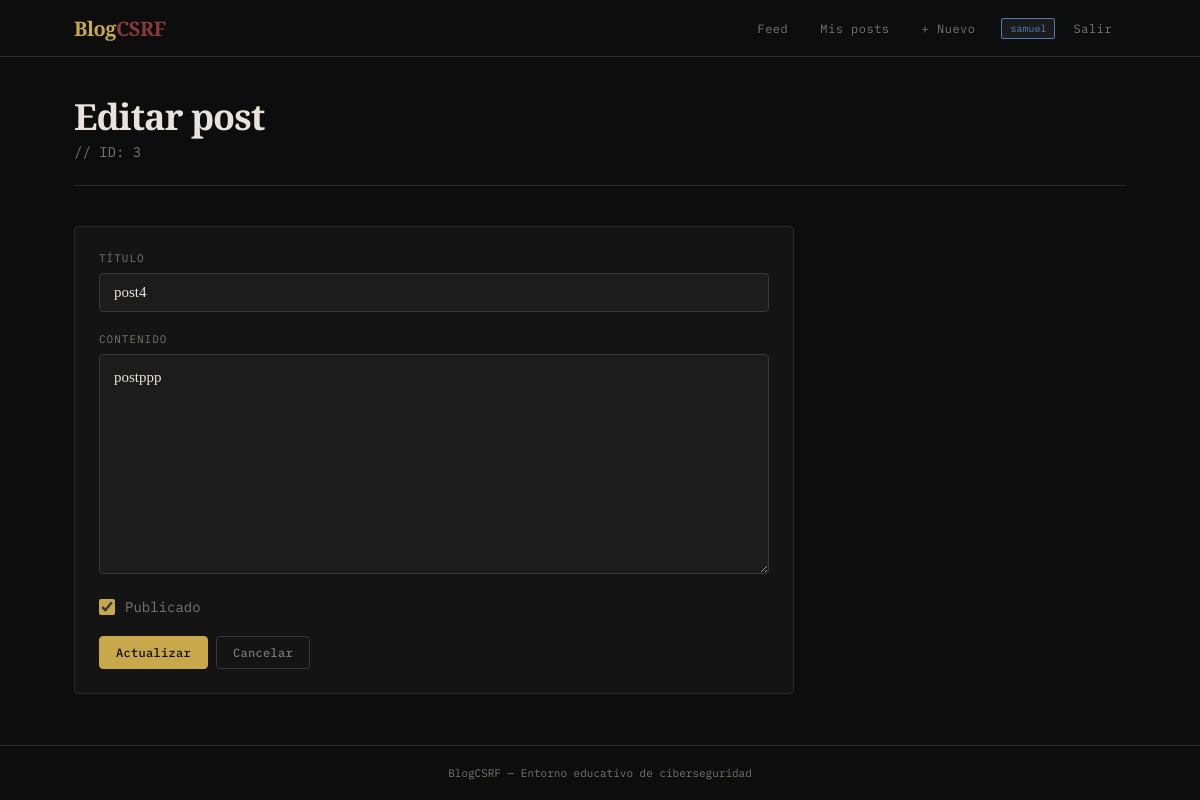
Screenshot of /post/edit/3 (signed in) with the database file from the repository.
### tables this page shows
CREATE TABLE posts (
    id         INTEGER PRIMARY KEY AUTOINCREMENT,
    title      TEXT    NOT NULL,
    body       TEXT    NOT NULL,
    author_id  INTEGER NOT NULL REFERENCES users(id) ON DELETE CASCADE,
    published  INTEGER NOT NULL DEFAULT 0,
    created_at TEXT    NOT NULL DEFAULT (datetime('now')),
    updated_at TEXT    NOT NULL DEFAULT (datetime('now'))
);

### blueprints/posts.py (the view, shortened to what this page needs)
@posts_bp.route("/post/edit/<int:post_id>", methods=["GET", "POST"])
@require_role("writer")
def edit_post(post_id):
    db = get_db()
    post = db.execute("SELECT * FROM posts WHERE id=?", (post_id,)).fetchone()
    if not post:
        abort(404)
    if post["author_id"] != session["user_id"]:
        abort(403)
    return render_template("posts/edit.html", post=post)

### app.py (called while the page is built)
def _now_ts():
    t = datetime.datetime.now()
    return t.strftime("%Y-%m-%dT%H:%M:%S.") + f"{t.microsecond // 1000:03d}"

### blueprints/auth.py (called while the page is built)
def require_role(*roles):
    from functools import wraps
    def decorator(f):
        @wraps(f)
        def decorated(*args, **kwargs):
            if "user_id" not in session:
                return redirect(url_for("auth.login"))
            if session.get("role") not in roles:
                return render_template("403.html"), 403
            return f(*args, **kwargs)
        return decorated
    return decorator

### blueprints/posts.py (called while the page is built)
@posts_bp.after_request
def attach_delete_cookie(response):
    if session.get("role") != "writer":
        return response
    preset = session.pop("_delete_token", None)
    if preset:
        response.set_cookie(
            "delete_token",
            value=preset,
            samesite="Lax",
            httponly=False,
            secure=False,
            max_age=3600,
        )
    elif "delete_token" not in request.cookies:
        _set_delete_cookie(response)
    return response

### database.py (called while the page is built)
def get_db():
    if "db" not in g:
        g.db = sqlite3.connect(
            current_app.config["DATABASE"],
            detect_types=sqlite3.PARSE_DECLTYPES,
        )
        g.db.row_factory = sqlite3.Row
    return g.db

### templates/posts/edit.html (shortened to what this page needs)
{% extends "base.html" %}
{% block content %}
<div class="page-header">
  <h1>Editar post</h1>
  <p>// ID: {{ post.id }}</p>
</div>
<div class="card" style="max-width:720px">
  <form method="POST">
    <div class="form-group">
      <label>Título</label>
      <input type="text" name="title" required value="{{ post.title }}">
    </div>
    <div class="form-group">
      <label>Contenido</label>
      <textarea name="body" required>{{ post.body }}</textarea>
    </div>
    <div class="form-group">
      <div class="check-row">
        <input type="checkbox" id="published" name="published" {% if post.published %}checked{% endif %}>
        <label for="published" style="margin-bottom:0;text-transform:none;letter-spacing:0;font-size:14px">Publicado</label>
      </div>
    </div>
    <div class="flex gap-8">
      <button type="submit" class="btn btn-primary">Actualizar</button>
      <a href="{{ url_for('posts.my_posts') }}" class="btn btn-ghost">Cancelar</a>
    </div>
  </form>
</div>
{% endblock %}

### templates/base.html (style rules this page uses)
*, *::before, *::after { box-sizing: border-box; margin: 0; padding: 0; }
:root { --bg: #0d0d0d; --bg2: #141414; --bg3: #1c1c1c; --border: #2a2a2a; --border2: #383838; --text: #e8e4dc; --muted: #7a7570; --accent: #c9a84c; --accent2: #8b3a3a; --danger: #e05252; --success: #52a87a; --warning: #d4883a; --info: #4a7eb5; --mono: 'IBM Plex Mono', monospace; --serif: 'Playfair Display', serif; --body-font: 'Source Serif 4', serif; --radius: 4px; }
html { background: var(--bg); color: var(--text); font-family: var(--body-font); font-size: 16px; }
body { min-height: 100vh; display: flex; flex-direction: column; }
.page-header { margin-bottom: 40px; border-bottom: 1px solid var(--border); padding-bottom: 24px; }
.page-header h1 { font-family: var(--serif); font-size: 36px; font-weight: 900; color: var(--text); letter-spacing: -1px; line-height: 1.1; }
.page-header p { color: var(--muted); font-size: 14px; margin-top: 6px; font-family: var(--mono); }
.card { background: var(--bg2); border: 1px solid var(--border); border-radius: var(--radius); padding: 24px; transition: border-color .2s; }
.btn { display: inline-flex; align-items: center; gap: 6px; font-family: var(--mono); font-size: 12px; font-weight: 500; padding: 8px 16px; border-radius: var(--radius); border: 1px solid transparent; cursor: pointer; text-decoration: none; transition: all .15s; letter-spacing: 0.3px; }
.btn-primary { background: var(--accent); color: #0d0d0d; border-color: var(--accent); }
.btn-ghost { background: transparent; color: var(--muted); border-color: var(--border2); }
.form-group { margin-bottom: 20px; }
label { display: block; font-family: var(--mono); font-size: 11px; letter-spacing: 1px; text-transform: uppercase; color: var(--muted); margin-bottom: 8px; }
input[type=text], input[type=password], textarea, select { width: 100%; background: var(--bg3); border: 1px solid var(--border2); color: var(--text); font-family: var(--body-font); font-size: 15px; padding: 10px 14px; border-radius: var(--radius); outline: none; transition: border-color .2s; }
textarea { min-height: 220px; resize: vertical; line-height: 1.7; }
.check-row { display: flex; align-items: center; gap: 10px; }
input[type=checkbox] { width: 16px; height: 16px; accent-color: var(--accent); cursor: pointer; }
.flex { display: flex; }
.gap-8 { gap: 8px; }

### rows the page displays
posts: id "3", title "post4", body "postppp", published "☑"

### other values shown
{{ session.username }} "samuel"
